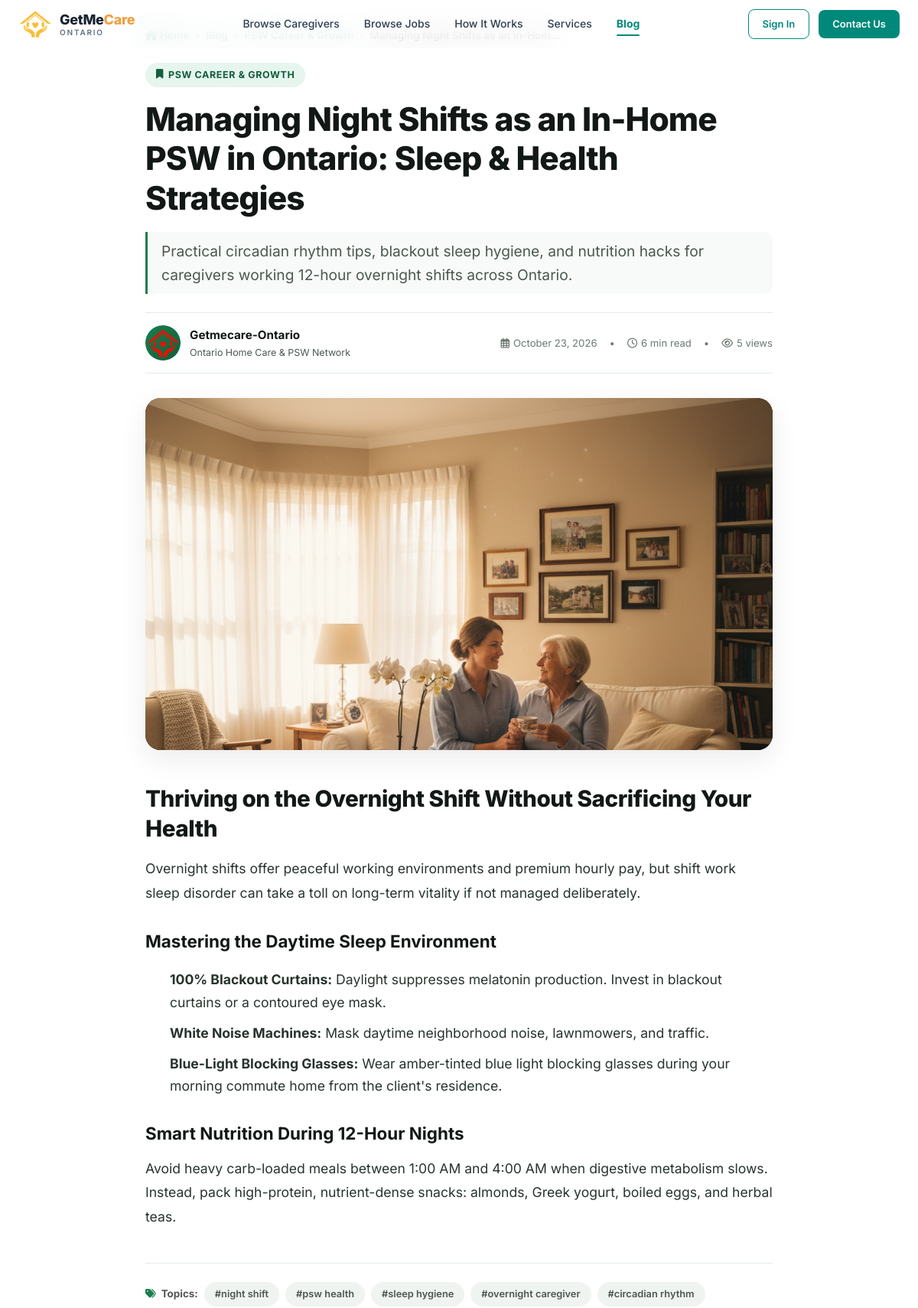
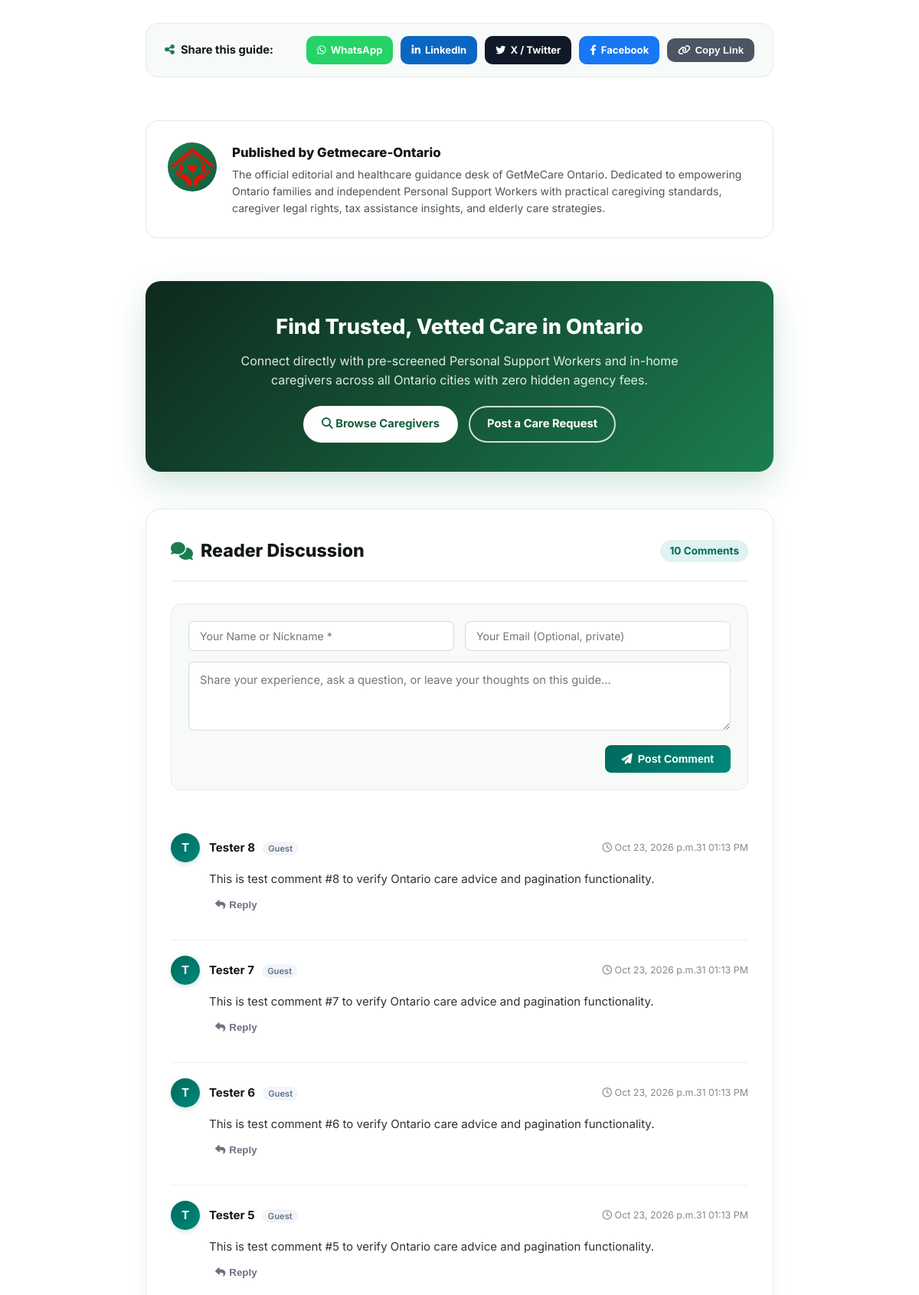
The app's page /blog/managing-night-shifts-in-home-psw-ontario/ (upper part) with its own data (2 pictures, top to bottom).
### AdminApp/models.py (models this page shows, shortened)
class BlogPost(models.Model):
    CAT_CAREGIVER_TIPS  = 'caregiver_tips'
    CAT_FAMILY_GUIDE    = 'family_guide'
    CAT_SENIOR_CARE     = 'senior_care'
    CAT_ONTARIO_HEALTH  = 'ontario_health'
    CAT_PSW_CAREER      = 'psw_career'
    CATEGORY_CHOICES = [
        (CAT_CAREGIVER_TIPS,  'Caregiver & PSW Tips'),
        (CAT_FAMILY_GUIDE,    'Family & Care Seekers'),
        (CAT_SENIOR_CARE,     'Senior & Dementia Care'),
        (CAT_ONTARIO_HEALTH,  'Ontario Healthcare & Funding'),
        (CAT_PSW_CAREER,      'PSW Career & Growth'),
    ]
    title               = models.CharField(max_length=250, help_text="Article title for readers and search engines")
    slug                = models.SlugField(max_length=260, unique=True, db_index=True, help_text="SEO URL slug, e.g. how-to-hire-psw-ontario")
    category            = models.CharField(max_length=30, choices=CATEGORY_CHOICES, default=CAT_FAMILY_GUIDE)
    author_name         = models.CharField(max_length=120, default="Getmecare-Ontario")
    author_role         = models.CharField(max_length=120, default="Ontario Home Care & PSW Network")
    author_avatar       = models.ImageField(upload_to='blog/authors/', blank=True, null=True)
    featured_image      = models.ImageField(upload_to='blog/', blank=True, null=True, help_text="Upload custom blog cover")
    featured_image_url  = models.URLField(blank=True, max_length=500, help_text="External image URL fallback (e.g. Unsplash CDN)")
    image_alt           = models.CharField(max_length=200, blank=True, help_text="SEO alt text for image")
    excerpt             = models.TextField(help_text="Short engaging summary (1-2 sentences) shown on cards and search results")
    content             = models.TextField(help_text="Full post content in HTML or rich text format")
    tags                = models.CharField(max_length=250, blank=True, help_text="Comma-separated keywords e.g. psw, home care, dementia, ontario")
    meta_title          = models.CharField(max_length=160, blank=True, help_text="Custom SEO title tag (leaves default if empty)")
    meta_description    = models.CharField(max_length=300, blank=True, help_text="Custom SEO meta description (uses excerpt if empty)")
    meta_keywords       = models.CharField(max_length=250, blank=True, help_text="Comma-separated keywords for meta tags")
    read_time_minutes   = models.PositiveIntegerField(default=5, help_text="Estimated reading time in minutes")
    is_published        = models.BooleanField(default=True, db_index=True)
    is_featured         = models.BooleanField(default=False, help_text="Highlight in banners / top placement")
    views_count         = models.PositiveIntegerField(default=0)
    published_at        = models.DateTimeField(default=timezone.now, db_index=True)
    created_at          = models.DateTimeField(auto_now_add=True)
    updated_at          = models.DateTimeField(auto_now=True)
    class Meta:
        ordering = ['-published_at']
        verbose_name = 'Blog Post'
        verbose_name_plural = 'Blog Posts'
    def get_absolute_url(self):
        return reverse('blog_detail', kwargs={'slug': self.slug})
    @property
    def tags_list(self):
        if not self.tags:
            return []
        return [t.strip() for t in self.tags.split(',') if t.strip()]
    @property
    def seo_title(self):
        return self.meta_title or f"{self.title} — GetMeCare Ontario"
    @property
    def seo_description(self):
        return self.meta_description or self.excerpt[:160]
    @property
    def display_image(self):
        if self.featured_image:
            try:
                return self.featured_image.url
            except Exception:
                pass
        if self.featured_image_url:
            return self.featured_image_url
        return '/static/Caregiver/images/hero-image.png'

class BlogComment(models.Model):
    post         = models.ForeignKey(BlogPost, on_delete=models.CASCADE, related_name='comments')
    user         = models.ForeignKey(settings.AUTH_USER_MODEL, on_delete=models.SET_NULL, null=True, blank=True, related_name='blog_comments')
    author_name  = models.CharField(max_length=100)
    author_email = models.EmailField(blank=True)
    content      = models.TextField()
    parent       = models.ForeignKey('self', on_delete=models.CASCADE, null=True, blank=True, related_name='replies')
    guest_token  = models.CharField(max_length=64, blank=True, null=True, db_index=True)
    is_approved  = models.BooleanField(default=True, db_index=True)
    created_at   = models.DateTimeField(auto_now_add=True)
    updated_at   = models.DateTimeField(auto_now=True)
    class Meta:
        ordering = ['created_at']
        verbose_name = 'Blog Comment'
        verbose_name_plural = 'Blog Comments'

### Caregiver/views.py (the view, shortened to what this page needs)
# urls.py: path('blog/<slug:slug>/', views.blog_detail, name='blog_detail'),
def blog_detail(request, slug):
    import json
    from django.urls import reverse
    if request.user.is_staff or request.user.is_superuser:
        post = get_object_or_404(BlogPost, slug=slug)
    else:
        post = get_object_or_404(BlogPost, slug=slug, is_published=True)
    BlogPost.objects.filter(pk=post.pk).update(views_count=F('views_count') + 1)
    related_posts = BlogPost.objects.filter(
        is_published=True
    ).exclude(pk=post.pk).filter(
        category=post.category
    ).order_by('-published_at')[:3]
    canonical_url = request.build_absolute_uri(post.get_absolute_url())
    img_src = post.display_image
    if img_src.startswith('/'):
        image_url = request.build_absolute_uri(img_src)
    else:
        image_url = img_src
    article_schema = {
        "@context": "https://schema.org",
        "@type": "BlogPosting",
        "mainEntityOfPage": {
            "@type": "WebPage",
            "@id": canonical_url
        },
        "headline": post.title,
        "description": post.seo_description,
        "image": [image_url],
        "datePublished": post.published_at.isoformat(),
        "dateModified": post.updated_at.isoformat(),
        "author": {
            "@type": "Person",
            "name": post.author_name,
            "jobTitle": post.author_role
        },
        "publisher": {
            "@type": "Organization",
            "name": "GetMeCare Ontario",
            "url": request.build_absolute_uri('/'),
            "logo": {
                "@type": "ImageObject",
                "url": request.build_absolute_uri('/static/Caregiver/images/sitelog.png')
            }
        },
        "keywords": post.tags
    }
    breadcrumb_schema = {
        "@context": "https://schema.org",
        "@type": "BreadcrumbList",
        "itemListElement": [
            {
                "@type": "ListItem",
                "position": 1,
                "name": "Home",
                "item": request.build_absolute_uri('/')
            },
            {
                "@type": "ListItem",
                "position": 2,
                "name": "Blog & Guides",
                "item": request.build_absolute_uri(reverse('blog_index'))
            },
            {
                "@type": "ListItem",
                "position": 3,
                "name": post.title,
                "item": canonical_url
            }
        ]
    }
    comments_qs = post.comments.filter(
        is_approved=True, parent=None
    ).select_related('user').prefetch_related(
        'replies', 'replies__user'
    ).order_by('-created_at')
    total_comments_count = post.comments.filter(is_approved=True).count()
    comments_paginator = Paginator(comments_qs, 5)
    comment_page_number = request.GET.get('c_page', 1)
    comments_page = comments_paginator.get_page(comment_page_number)
    return render(request, 'Caregiver/blog-detail.html', {
        'post': post,
        'related_posts': related_posts,
        'canonical_url': canonical_url,
        'image_url': image_url,
        'article_schema_json': json.dumps(article_schema),
        'breadcrumb_schema_json': json.dumps(breadcrumb_schema),
        'comments': comments_page,
        'comments_page': comments_page,
        'total_comments_count': total_comments_count,
    })

### GETMECARE/context_processors.py (called while the page is built, shortened)
def sidebar_context(request):
    if not hasattr(request, 'user') or not request.user.is_authenticated:
        return {}

def admin_whatsapp_number(request):
    from django.conf import settings
    return {
        'admin_whatsapp_number': getattr(settings, 'ADMIN_WHATSAPP_NUMBER', '+12494812647'),
    }

### templates/Caregiver/blog-detail.html (shortened to what this page needs)
{% extends "base.html" %}
{% load static %}
{% block content %}
<article class="post-container">
  <nav class="post-breadcrumb" aria-label="Breadcrumb">
    <a href="{% url 'home' %}"><i class="fas fa-home"></i> Home</a>
    <span>&rsaquo;</span>
    <a href="{% url 'blog_index' %}">Blog</a>
    <span>&rsaquo;</span>
    <a href="{% url 'blog_index' %}?category={{ post.category }}">{{ post.get_category_display }}</a>
    <span>&rsaquo;</span>
    <span style="color:#222;font-weight:600">{{ post.title|truncatechars:35 }}</span>
  </nav>
  <header class="post-header">
    <span class="post-cat-badge">
      <i class="fas fa-bookmark"></i> {{ post.get_category_display }}
    </span>
    <h1 class="post-title">{{ post.title }}</h1>
    <p class="post-lead">{{ post.excerpt }}</p>
    <div class="post-author-row">
      <div class="post-author-info">
        <div class="post-author-av">
          <img src="{% static 'Caregiver/images/sitelog.png' %}" alt="GetMeCare Ontario editorial team" style="width:100%;height:100%;object-fit:contain;border-radius:50%">
        </div>
        <div>
          <div class="post-author-name">{{ post.author_name }}</div>
          <div class="post-author-role">{{ post.author_role }}</div>
        </div>
      </div>
      <div class="post-stats">
        <span><i class="far fa-calendar-alt"></i> {{ post.published_at|date:"F d, Y" }}</span>
        <span>&bull;</span>
        <span><i class="far fa-clock"></i> {{ post.read_time_minutes }} min read</span>
        <span>&bull;</span>
        <span><i class="far fa-eye"></i> {{ post.views_count }} views</span>
      </div>
    </div>
  </header>
  <figure class="post-cover-wrap">
    <img src="{{ post.display_image }}" alt="{{ post.image_alt|default:post.title }}" class="post-cover-img" loading="lazy" onerror="this.src='/static/Caregiver/images/hero-image.png'">
  </figure>
  <div class="post-content">
    {{ post.content|safe }}
  </div>
  {% if post.tags_list %}
  <div class="post-tags-wrap">
    <span style="font-size:0.84rem;font-weight:700;color:#555"><i class="fas fa-tags" style="color:var(--primary);margin-right:4px"></i> Topics:</span>
    {% for t in post.tags_list %}
    <a href="{% url 'blog_index' %}?tag={{ t|urlencode }}" class="post-tag-item">#{{ t }}</a>
    {% endfor %}
  </div>
  {% endif %}
  <div class="post-share-bar">
    <div class="share-title">
      <i class="fas fa-share-alt" style="color:var(--primary)"></i> Share this guide:
    </div>
    <div class="share-btns">
      <a href="https://wa.me/?text={{ post.title|urlencode }}%20{{ canonical_url|urlencode }}" target="_blank" rel="noopener" class="s-btn sb-wa">
        <i class="fab fa-whatsapp"></i> WhatsApp
      </a>
      <a href="https://www.linkedin.com/sharing/share-offsite/?url={{ canonical_url|urlencode }}" target="_blank" rel="noopener" class="s-btn sb-li">
        <i class="fab fa-linkedin-in"></i> LinkedIn
      </a>
      <a href="https://twitter.com/intent/tweet?text={{ post.title|urlencode }}&url={{ canonical_url|urlencode }}" target="_blank" rel="noopener" class="s-btn sb-tw">
        <i class="fab fa-twitter"></i> X / Twitter
      </a>
      <a href="https://www.facebook.com/sharer/sharer.php?u={{ canonical_url|urlencode }}" target="_blank" rel="noopener" class="s-btn sb-fb">
        <i class="fab fa-facebook-f"></i> Facebook
      </a>
      <button type="button" class="s-btn sb-copy" onclick="copyArticleUrl(this)" title="Copy link to clipboard">
        <i class="fas fa-link"></i> <span class="copy-text">Copy Link</span>
      </button>
    </div>
  </div>
  <div class="author-bio-card">
    <div class="author-bio-av">
      <img src="{% static 'Caregiver/images/sitelog.png' %}" alt="GetMeCare Ontario" style="width:100%;height:100%;object-fit:contain;border-radius:50%">
    </div>
    <div class="author-bio-details">
      <h4>Published by {{ post.author_name }}</h4>
      <p>
        The official editorial and healthcare guidance desk of GetMeCare Ontario. Dedicated to empowering Ontario families and independent Personal Support Workers with practical caregiving standards, caregiver legal rights, tax assistance insights, and elderly care strategies.
      </p>
    </div>
  </div>
  <div class="in-article-cta">
    <h3>Find Trusted, Vetted Care in Ontario</h3>
    <p>
      Connect directly with pre-screened Personal Support Workers and in-home caregivers across all Ontario cities with zero hidden agency fees.
    </p>
    <div class="cta-btn-group">
      <a href="{% url 'browse' %}" class="cta-white-btn"><i class="fas fa-search"></i> Browse Caregivers</a>
      <a href="{% if not user.is_authenticated %}{% url 'Account:signup' %}?role=employer{% elif user.is_employer %}{% url 'EmployerApp:post_job' %}{% else %}#{% endif %}" class="cta-trans-btn" >
        Post a Care Request
      </a>
    </div>
  </div>
  <section class="comments-section" id="comments">
    <div class="comments-title-wrap">
      <h3>
        <i class="fas fa-comments" style="color:var(--primary)"></i> Reader Discussion
      </h3>
      <span class="comments-count-pill">
        <span id="commentTotalCount">{{ total_comments_count|default:0 }}</span> Comment{{ total_comments_count|pluralize }}
      </span>
    </div>
    <div class="cmt-form-card">
      <form id="mainCommentForm" onsubmit="event.preventDefault(); submitComment();">
        {% if user.is_authenticated %}
        <div class="cmt-user-indicator">
          <i class="fas fa-user-circle" style="color:var(--primary);font-size:1.1rem"></i>
          <span>Commenting as <strong>{{ user.get_full_name|default:user.username }}</strong></span>
        </div>
        {% else %}
        <div class="cmt-guest-grid">
          <div>
            <input type="text" id="guestName" name="author_name" placeholder="Your Name or Nickname *" class="cmt-input" required>
          </div>
          <div>
            <input type="email" id="guestEmail" name="author_email" placeholder="Your Email (Optional, private)" class="cmt-input">
          </div>
        </div>
        {% endif %}
        <textarea id="mainCommentContent" name="content" placeholder="Share your experience, ask a question, or leave your thoughts on this guide..." class="cmt-textarea" required></textarea>
        <div class="cmt-form-bottom">
          <button type="submit" id="mainCommentBtn" class="cmt-btn-primary">
            <i class="fas fa-paper-plane"></i> Post Comment
          </button>
        </div>
      </form>
    </div>
    <div id="commentsListContainer">
      {% include "Caregiver/partials/blog_comments_list.html" %}
    </div>
  </section>
</article>
{% endblock %}

### templates/Caregiver/partials/blog_comments_list.html (shortened to what this page needs)
{% if comments_page %}
  <div id="commentsList">
    {% for c in comments_page %}
    <div class="comment-item" id="comment-{{ c.id }}" data-comment-id="{{ c.id }}" data-guest-token="{{ c.guest_token|default:'' }}">
      <div class="comment-header">
        <div class="comment-author-box">
          <div class="cmt-avatar">{{ c.author_name|first|upper }}</div>
          <div>
            <span class="cmt-author-name">{{ c.author_name }}</span>
            {% if c.user %}
              <span class="cmt-badge-user"><i class="fas fa-check-circle"></i> Verified User</span>
            {% else %}
              <span class="cmt-badge-guest">Guest</span>
            {% endif %}
          </div>
        </div>
        <span class="cmt-time"><i class="far fa-clock"></i> {{ c.created_at|date:"M d, Y at h:i A" }}</span>
      </div>
      <div class="cmt-content-body" id="cmtBody-{{ c.id }}">{{ c.content }}</div>
      <div class="cmt-actions-row">
        <button type="button" class="cmt-act-btn" onclick="toggleReplyBox({{ c.id }})">
          <i class="fas fa-reply"></i> Reply
        </button>
      </div>
    </div>
    {% endfor %}
  </div>
{% endif %}

### records on screen
BlogPost: category "PSW Career & Growth", title "Managing Night Shifts as an In-Hom…", category "PSW CAREER & GROWTH", title "Managing Night Shifts as an In-Home PSW in Ontario: Sleep & Health Strategies", excerpt "Practical circadian rhythm tips, blackout sleep hygiene, and nutrition hacks for caregivers working 12-hour overnight shifts across Ontario.", author_name "Getmecare-Ontario", author_role "Ontario Home Care & PSW Network", published_at "October 23, 2026", read_time_minutes "6", views_count "5", content "Thriving on the Overnight Shift Without Sacrificing Your Health Overnight shifts offer peaceful working environments and premium hourly pay, but shift work sleep disorder can take a toll on long-term vitality if not managed deliberately. Mastering the Daytime Sleep Environment 100% Blackout Curtains: Daylight suppresses melatonin production. Invest in blackout curtains or a contoured eye mask. White Noise Machines: Mask daytime neighborhood noise, lawnmowers, and traffic. Blue-Light Blocking Glasses: Wear amber-tinted blue light blocking glasses during your morning commute home from the client's residence. Smart Nutrition During 12-Hour Nights Avoid heavy carb-loaded meals between 1:00 AM…"
BlogComment: author_name|first "T", author_name "Tester 8", shows "Guest", created_at "Oct 23, 2026 p.m.31 01:13 PM", content "This is test comment #8 to verify Ontario care advice and pagination functionality."
BlogComment: author_name|first "T", author_name "Tester 7", shows "Guest", created_at "Oct 23, 2026 p.m.31 01:13 PM", content "This is test comment #7 to verify Ontario care advice and pagination functionality."
BlogComment: author_name|first "T", author_name "Tester 6", shows "Guest", created_at "Oct 23, 2026 p.m.31 01:13 PM", content "This is test comment #6 to verify Ontario care advice and pagination functionality."
BlogComment: author_name|first "T", author_name "Tester 5", shows "Guest", created_at "Oct 23, 2026 p.m.31 01:13 PM", content "This is test comment #5 to verify Ontario care advice and pagination functionality."

### other values on screen
{{ t }} "night shift" "psw health" "sleep hygiene" "overnight caregiver" "circadian rhythm"
{{ total_comments_count|default:0 }} "10"
